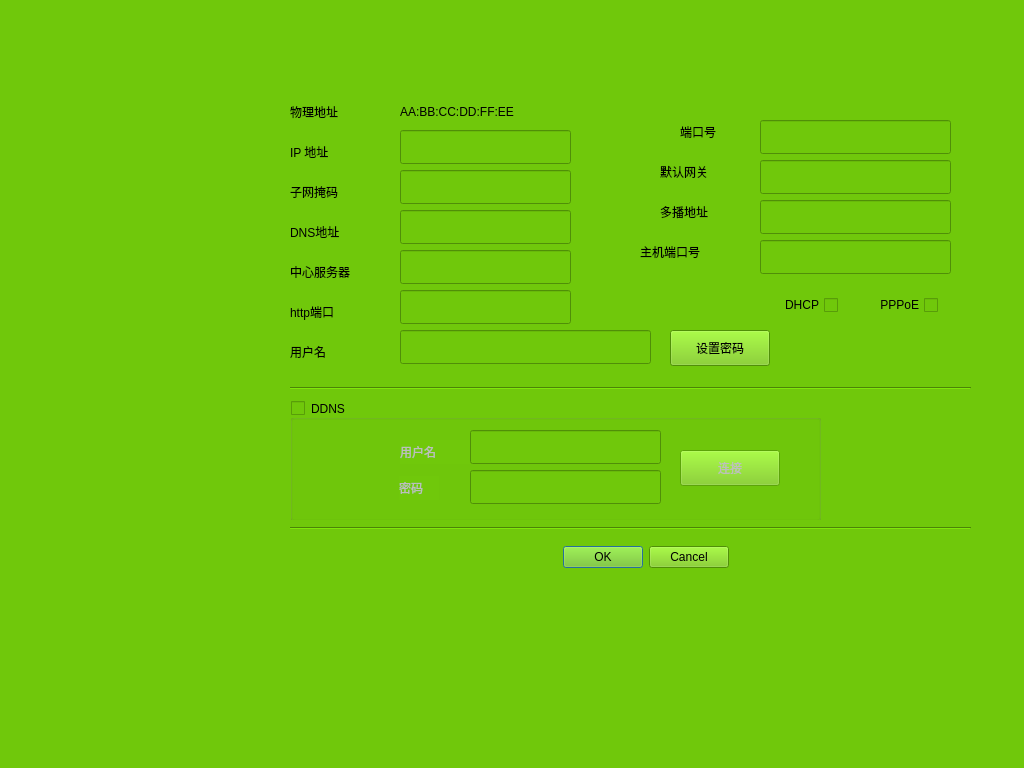
<?xml version="1.0" encoding="UTF-8"?>
<ui version="4.0">
 <class>frm_netSettings</class>
 <widget class="QWidget" name="frm_netSettings">
  <property name="geometry">
   <rect>
    <x>0</x>
    <y>0</y>
    <width>1024</width>
    <height>768</height>
   </rect>
  </property>
  <property name="windowTitle">
   <string>网络设置</string>
  </property>
  <property name="styleSheet">
   <string notr="true">font: 12pt &quot;WenQuanYi Zen Hei&quot;;
background-color: rgb(112, 200, 11);</string>
  </property>
  <widget class="QDialogButtonBox" name="buttonBox">
   <property name="geometry">
    <rect>
     <x>540</x>
     <y>540</y>
     <width>189</width>
     <height>34</height>
    </rect>
   </property>
   <property name="standardButtons">
    <set>QDialogButtonBox::Cancel|QDialogButtonBox::Ok</set>
   </property>
  </widget>
  <widget class="QLabel" name="label">
   <property name="geometry">
    <rect>
     <x>290</x>
     <y>100</y>
     <width>110</width>
     <height>24</height>
    </rect>
   </property>
   <property name="text">
    <string>物理地址</string>
   </property>
  </widget>
  <widget class="QLabel" name="label_2">
   <property name="geometry">
    <rect>
     <x>290</x>
     <y>140</y>
     <width>71</width>
     <height>24</height>
    </rect>
   </property>
   <property name="text">
    <string>IP 地址</string>
   </property>
  </widget>
  <widget class="QLabel" name="label_3">
   <property name="geometry">
    <rect>
     <x>680</x>
     <y>120</y>
     <width>71</width>
     <height>24</height>
    </rect>
   </property>
   <property name="text">
    <string>端口号</string>
   </property>
  </widget>
  <widget class="QLabel" name="label_4">
   <property name="geometry">
    <rect>
     <x>290</x>
     <y>180</y>
     <width>110</width>
     <height>24</height>
    </rect>
   </property>
   <property name="text">
    <string>子网掩码</string>
   </property>
  </widget>
  <widget class="QLabel" name="label_5">
   <property name="geometry">
    <rect>
     <x>660</x>
     <y>200</y>
     <width>91</width>
     <height>24</height>
    </rect>
   </property>
   <property name="text">
    <string>多播地址</string>
   </property>
  </widget>
  <widget class="QLabel" name="label_6">
   <property name="geometry">
    <rect>
     <x>290</x>
     <y>260</y>
     <width>110</width>
     <height>24</height>
    </rect>
   </property>
   <property name="text">
    <string>中心服务器</string>
   </property>
  </widget>
  <widget class="QLabel" name="label_7">
   <property name="geometry">
    <rect>
     <x>290</x>
     <y>220</y>
     <width>110</width>
     <height>24</height>
    </rect>
   </property>
   <property name="text">
    <string>DNS地址</string>
   </property>
  </widget>
  <widget class="QLabel" name="label_8">
   <property name="geometry">
    <rect>
     <x>660</x>
     <y>160</y>
     <width>91</width>
     <height>24</height>
    </rect>
   </property>
   <property name="text">
    <string>默认网关</string>
   </property>
  </widget>
  <widget class="QLabel" name="label_9">
   <property name="geometry">
    <rect>
     <x>640</x>
     <y>240</y>
     <width>110</width>
     <height>24</height>
    </rect>
   </property>
   <property name="text">
    <string>主机端口号</string>
   </property>
  </widget>
  <widget class="QLabel" name="label_10">
   <property name="geometry">
    <rect>
     <x>290</x>
     <y>300</y>
     <width>110</width>
     <height>24</height>
    </rect>
   </property>
   <property name="text">
    <string>http端口</string>
   </property>
  </widget>
  <widget class="QLabel" name="label_11">
   <property name="geometry">
    <rect>
     <x>290</x>
     <y>340</y>
     <width>71</width>
     <height>24</height>
    </rect>
   </property>
   <property name="text">
    <string>用户名</string>
   </property>
  </widget>
  <widget class="QCheckBox" name="checkBox">
   <property name="geometry">
    <rect>
     <x>767</x>
     <y>290</y>
     <width>71</width>
     <height>30</height>
    </rect>
   </property>
   <property name="layoutDirection">
    <enum>Qt::RightToLeft</enum>
   </property>
   <property name="text">
    <string>DHCP</string>
   </property>
  </widget>
  <widget class="QCheckBox" name="checkBox_3">
   <property name="geometry">
    <rect>
     <x>857</x>
     <y>290</y>
     <width>81</width>
     <height>30</height>
    </rect>
   </property>
   <property name="layoutDirection">
    <enum>Qt::RightToLeft</enum>
   </property>
   <property name="text">
    <string>PPPoE</string>
   </property>
  </widget>
  <widget class="QPushButton" name="pushButton">
   <property name="geometry">
    <rect>
     <x>670</x>
     <y>330</y>
     <width>100</width>
     <height>36</height>
    </rect>
   </property>
   <property name="text">
    <string>设置密码</string>
   </property>
  </widget>
  <widget class="QLineEdit" name="lineEdit_2">
   <property name="geometry">
    <rect>
     <x>400</x>
     <y>130</y>
     <width>171</width>
     <height>34</height>
    </rect>
   </property>
  </widget>
  <widget class="QLineEdit" name="lineEdit_3">
   <property name="geometry">
    <rect>
     <x>400</x>
     <y>170</y>
     <width>171</width>
     <height>34</height>
    </rect>
   </property>
  </widget>
  <widget class="QLineEdit" name="lineEdit_4">
   <property name="geometry">
    <rect>
     <x>400</x>
     <y>210</y>
     <width>171</width>
     <height>34</height>
    </rect>
   </property>
  </widget>
  <widget class="QLineEdit" name="lineEdit_5">
   <property name="geometry">
    <rect>
     <x>400</x>
     <y>250</y>
     <width>171</width>
     <height>34</height>
    </rect>
   </property>
  </widget>
  <widget class="QLineEdit" name="lineEdit_6">
   <property name="geometry">
    <rect>
     <x>400</x>
     <y>290</y>
     <width>171</width>
     <height>34</height>
    </rect>
   </property>
  </widget>
  <widget class="QLineEdit" name="lineEdit_7">
   <property name="geometry">
    <rect>
     <x>400</x>
     <y>330</y>
     <width>251</width>
     <height>34</height>
    </rect>
   </property>
  </widget>
  <widget class="QLineEdit" name="lineEdit_8">
   <property name="geometry">
    <rect>
     <x>760</x>
     <y>120</y>
     <width>191</width>
     <height>34</height>
    </rect>
   </property>
  </widget>
  <widget class="QLineEdit" name="lineEdit_9">
   <property name="geometry">
    <rect>
     <x>760</x>
     <y>160</y>
     <width>191</width>
     <height>34</height>
    </rect>
   </property>
  </widget>
  <widget class="QLineEdit" name="lineEdit_10">
   <property name="geometry">
    <rect>
     <x>760</x>
     <y>200</y>
     <width>191</width>
     <height>34</height>
    </rect>
   </property>
  </widget>
  <widget class="QLineEdit" name="lineEdit_11">
   <property name="geometry">
    <rect>
     <x>760</x>
     <y>240</y>
     <width>191</width>
     <height>34</height>
    </rect>
   </property>
  </widget>
  <widget class="QLabel" name="label_13">
   <property name="geometry">
    <rect>
     <x>400</x>
     <y>100</y>
     <width>221</width>
     <height>24</height>
    </rect>
   </property>
   <property name="text">
    <string>AA:BB:CC:DD:FF:EE</string>
   </property>
  </widget>
  <widget class="QGroupBox" name="groupBox">
   <property name="geometry">
    <rect>
     <x>290</x>
     <y>400</y>
     <width>531</width>
     <height>121</height>
    </rect>
   </property>
   <property name="autoFillBackground">
    <bool>false</bool>
   </property>
   <property name="styleSheet">
    <string notr="true">border-color: rgb(0, 170, 127);</string>
   </property>
   <property name="title">
    <string>DDNS</string>
   </property>
   <property name="flat">
    <bool>false</bool>
   </property>
   <property name="checkable">
    <bool>true</bool>
   </property>
   <property name="checked">
    <bool>false</bool>
   </property>
   <widget class="QLineEdit" name="lineEdit_13">
    <property name="geometry">
     <rect>
      <x>180</x>
      <y>70</y>
      <width>191</width>
      <height>34</height>
     </rect>
    </property>
   </widget>
   <widget class="QPushButton" name="pushButton_2">
    <property name="geometry">
     <rect>
      <x>390</x>
      <y>50</y>
      <width>100</width>
      <height>36</height>
     </rect>
    </property>
    <property name="text">
     <string>连接</string>
    </property>
   </widget>
   <widget class="QLabel" name="label_14">
    <property name="geometry">
     <rect>
      <x>110</x>
      <y>40</y>
      <width>70</width>
      <height>24</height>
     </rect>
    </property>
    <property name="text">
     <string>用户名</string>
    </property>
   </widget>
   <widget class="QLineEdit" name="lineEdit_12">
    <property name="geometry">
     <rect>
      <x>180</x>
      <y>30</y>
      <width>191</width>
      <height>34</height>
     </rect>
    </property>
   </widget>
   <widget class="QLabel" name="label_12">
    <property name="geometry">
     <rect>
      <x>109</x>
      <y>76</y>
      <width>40</width>
      <height>24</height>
     </rect>
    </property>
    <property name="text">
     <string>密码</string>
    </property>
   </widget>
  </widget>
  <widget class="Line" name="line">
   <property name="geometry">
    <rect>
     <x>290</x>
     <y>380</y>
     <width>681</width>
     <height>16</height>
    </rect>
   </property>
   <property name="orientation">
    <enum>Qt::Horizontal</enum>
   </property>
  </widget>
  <widget class="Line" name="line_2">
   <property name="geometry">
    <rect>
     <x>290</x>
     <y>520</y>
     <width>681</width>
     <height>16</height>
    </rect>
   </property>
   <property name="orientation">
    <enum>Qt::Horizontal</enum>
   </property>
  </widget>
 </widget>
 <resources/>
 <connections/>
</ui>
